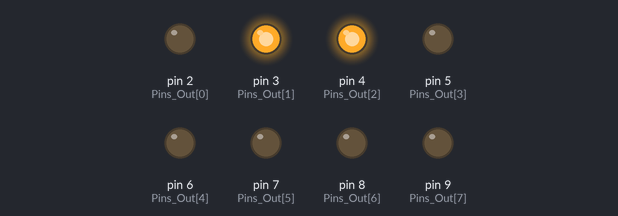
A sketch run on a simulated Arduino Uno, built with avr-gcc and run on an emulated ATmega328P. Parts: output pins drawn as LEDs (lit = HIGH).

Above: at 1.5 s.
At 3.5 s:
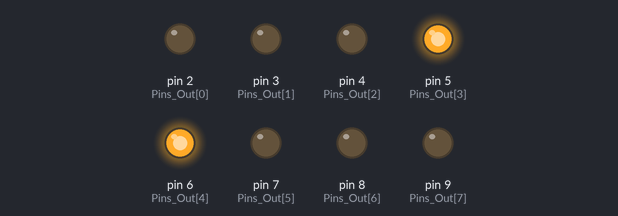
At 5.5 s:
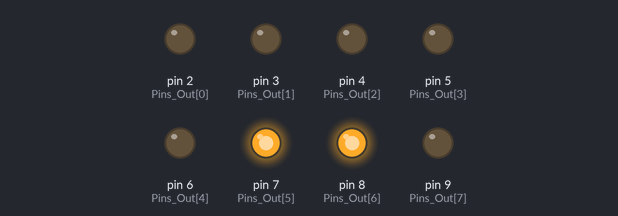
At 7.5 s:
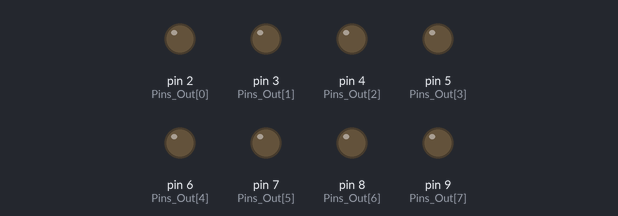
At 9.5 s:
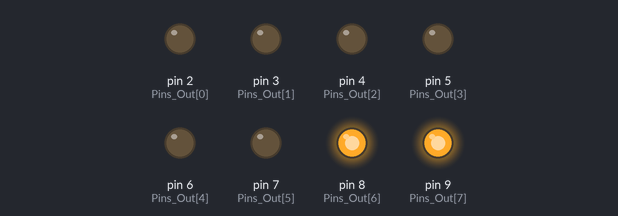
At 17.5 s:
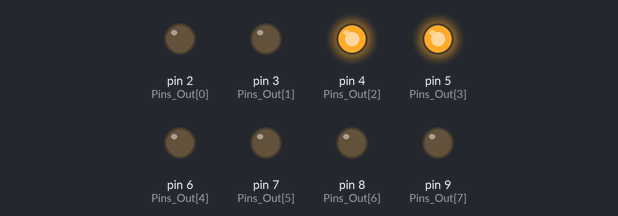
Timing chart, 0 to 18.3 s (numbered marks = the images above):
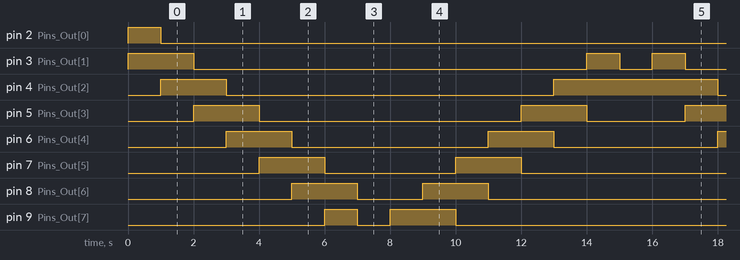

The sketch:

Prog_02.ino
```cpp
/*	Prog_02
	Blikani LED tam i zpet po dvou
*/
//deklarace promennych
int Pins_Out[] = {2,3,4,5,6,7,8,9};
unsigned char pozice=0;
boolean smer;

//metoda setup
void setup()
{
	smer=true;
	for (int i=0; i<8; i++)
	{
		pinMode(Pins_Out[i], OUTPUT);
		digitalWrite(Pins_Out[i], LOW);
	}
	digitalWrite(Pins_Out[pozice], HIGH);
	digitalWrite(Pins_Out[pozice+1], HIGH);
	delay(1000);

}

//metoda loop
void loop()
{
	digitalWrite(Pins_Out[pozice], LOW);
	digitalWrite(Pins_Out[pozice+1], LOW);
	if (smer)
	{
		if (++pozice > 6)
		{
			pozice=7;
			digitalWrite(Pins_Out[pozice+1], HIGH);
			delay(1000);
			smer=false;
		}
	}else
	{
		digitalWrite(Pins_Out[pozice], LOW);
		if (--pozice == 0)
		{
			pozice=1;
			digitalWrite(Pins_Out[pozice+1], HIGH);
			delay(1000);
			smer=true;
		}
	}
	digitalWrite(Pins_Out[pozice], HIGH);
	digitalWrite(Pins_Out[pozice+1], HIGH);
	delay(1000);
}
```

Measured:
- by itself, pin 2 (Pins_Out[0]): HIGH → LOW at 1.0 s
- by itself, pin 3 (Pins_Out[1]): HIGH → LOW at 2.0 s, → HIGH 12.0 s later, → LOW 1.0 s later, → HIGH 1.0 s later, … (9 changes in this stretch)
- by itself, pin 4 (Pins_Out[2]): repeats every 15.0 s: LOW 10.0 s, HIGH 5.0 s
- by itself, pin 5 (Pins_Out[3]): repeats every 15.0 s: LOW 8.0 s, HIGH 2.0 s, LOW 3.0 s, HIGH 2.0 s
- by itself, pin 6 (Pins_Out[4]): repeats every 15.0 s: LOW 6.0 s, HIGH 2.0 s, LOW 5.0 s, HIGH 2.0 s
- by itself, pin 7 (Pins_Out[5]): repeats every 15.0 s: LOW 4.0 s, HIGH 2.0 s, LOW 7.0 s, HIGH 2.0 s
- by itself, pin 8 (Pins_Out[6]): repeats every 15.0 s: LOW 2.0 s, HIGH 2.0 s, LOW 9.0 s, HIGH 2.0 s
- by itself, pin 9 (Pins_Out[7]): repeats every 15.0 s: LOW 1.0 s, HIGH 2.0 s, LOW 11.0 s, HIGH 1.0 s
